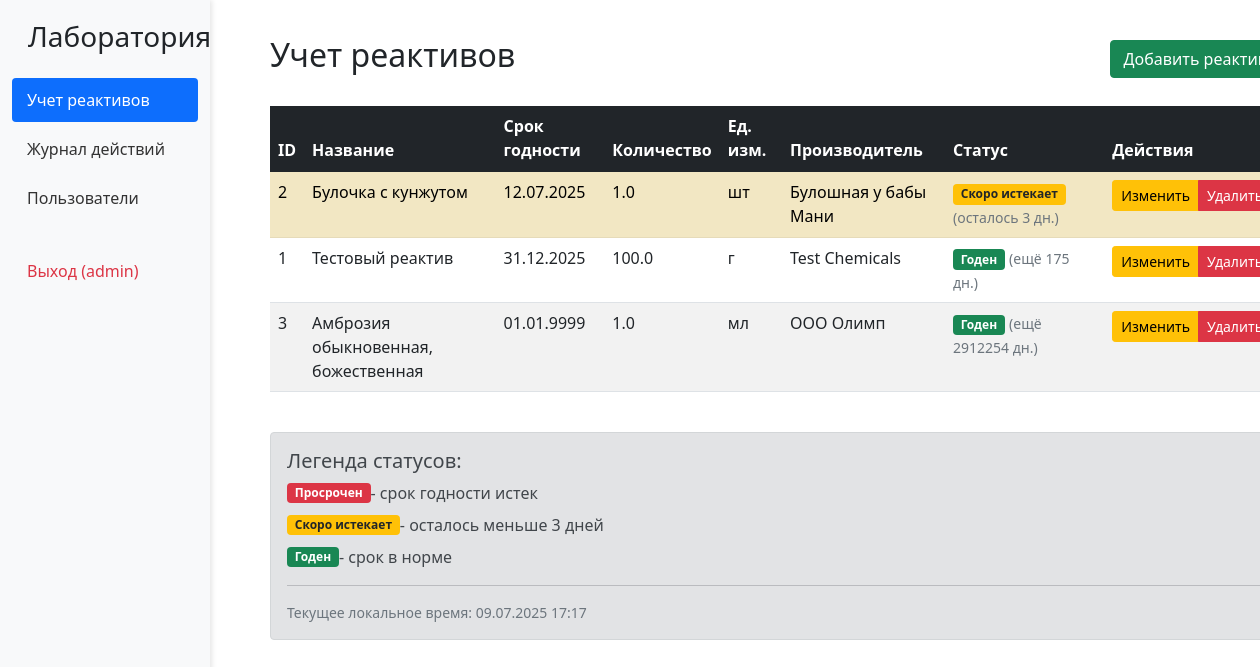
The page /reagents (signed in) on the database its author committed.
### app.py (models this page shows, shortened)
class User(db.Model):
    id = db.Column(db.Integer, primary_key=True)
    username = db.Column(db.String(80), unique=True, nullable=False)
    password = db.Column(db.String(120), nullable=False)
    is_admin = db.Column(db.Boolean, default=False)

class Reagent(db.Model):
    id = db.Column(db.Integer, primary_key=True)
    name = db.Column(db.String(100), nullable=False)
    expiry_date = db.Column(db.DateTime, nullable=False)
    quantity = db.Column(db.Float, nullable=False)
    unit = db.Column(db.String(20), nullable=False)
    purity = db.Column(db.String(50))
    standard = db.Column(db.String(50))
    method = db.Column(db.String(50))
    batch_number = db.Column(db.String(50))
    production_date = db.Column(db.DateTime)
    arrival_date = db.Column(db.DateTime, default=datetime.utcnow)
    manufacturer = db.Column(db.String(100))
    warning_period = db.Column(db.Integer)  # в днях

### app.py (the view)
@app.route('/reagents')
def reagents():
    if 'user_id' not in session:
        return redirect(url_for('login'))
    local_tz = pytz.timezone('Europe/Moscow')
    utc = pytz.utc
    all_reagents = Reagent.query.order_by(Reagent.expiry_date).all()
    now_local = datetime.now(local_tz)
    return render_template('reagents.html',
                         reagents=all_reagents,
                         now_local=now_local,
                         local_tz=local_tz,
                         utc=utc)

### app.py (called while the page is built)
@app.before_request
def before_request():
    g.current_user = None
    if 'user_id' in session:
        g.current_user = User.query.get(session['user_id'])

### templates/reagents.html (shortened to what this page needs)
{% extends 'base.html' %}
{% block content %}
<div class="d-flex justify-content-between align-items-center mb-4">
    <h2>Учет реактивов</h2>
    <a href="{{ url_for('add_reagent') }}" class="btn btn-success">
         Добавить реактив
    </a>
</div>
{% if reagents %}
<div class="table-responsive">
    <table class="table table-striped table-hover">
        <thead class="table-dark">
            <tr>
                <th>ID</th>
                <th>Название</th>
                <th>Срок годности</th>
                <th>Количество</th>
                <th>Ед. изм.</th>
                <th>Производитель</th>
                <th>Статус</th>
                <th>Действия</th>
            </tr>
        </thead>
        <tbody>
            {% for reagent in reagents %}
            {% set current_local_time = now_local %}
            {% set expiry_local = reagent.expiry_date.replace(tzinfo=utc).astimezone(local_tz) %}
            {% set days_left = (expiry_local.date() - current_local_time.date()).days %}
            <tr class="
                {% if days_left < 0 %}table-danger
                {% elif days_left <= reagent.warning_period %}table-warning
                {% endif %}">
                <td>{{ reagent.id }}</td>
                <td>{{ reagent.name }}</td>
                <td>{{ expiry_local.strftime('%d.%m.%Y') }}</td>
                <td>{{ reagent.quantity }}</td>
                <td>{{ reagent.unit }}</td>
                <td>{{ reagent.manufacturer }}</td>
                <td>
                    {% if days_left < 0 %}
                        <span class="badge bg-danger">Просрочен</span>
                        <small class="text-muted">({{ -days_left }} дн. назад)</small>
                    {% elif days_left <= reagent.warning_period %}
                        <span class="badge bg-warning text-dark">Скоро истекает</span>
                        <small class="text-muted">(осталось {{ days_left }} дн.)</small>
                    {% else %}
                        <span class="badge bg-success">Годен</span>
                        <small class="text-muted">(ещё {{ days_left }} дн.)</small>
                    {% endif %}
                </td>
                <td>
                    <div class="btn-group btn-group-sm">
                        <a href="{{ url_for('edit_reagent', id=reagent.id) }}"
                           class="btn btn-warning">
                             Изменить
                        </a>
                        <a href="{{ url_for('delete_reagent', id=reagent.id) }}"
                           class="btn btn-danger"
                           onclick="return confirm('Удалить реактив {{ reagent.name }}?')">
                             Удалить
                        </a>
                    </div>
                </td>
            </tr>
            {% endfor %}
        </tbody>
    </table>
</div>
{% else %}
<div class="alert alert-info">
    Нет реактивов в базе данных. <a href="{{ url_for('add_reagent') }}" class="alert-link">Добавить первый реактив</a>
</div>
{% endif %}
<div class="alert alert-secondary mt-4">
    <h5 class="alert-heading">Легенда статусов:</h5>
    <div class="d-flex align-items-center mb-2">
        <span class="badge bg-danger">Просрочен</span>
        <span> - срок годности истек</span>
    </div>
    <div class="d-flex align-items-center mb-2">
        <span class="badge bg-warning text-dark">Скоро истекает</span>
        <span> - осталось меньше {{ reagents[0].warning_period if reagents else 30 }} дней</span>
    </div>
    <div class="d-flex align-items-center">
        <span class="badge bg-success">Годен</span>
        <span> - срок в норме</span>
    </div>
    <hr>
    <p class="mb-0 small text-muted">Текущее локальное время: {{ now_local.strftime('%d.%m.%Y %H:%M') }}</p>
</div>
{% endblock %}

### templates/base.html (shortened to what this page needs)
{% set current_user = g.get('current_user') %}
<!DOCTYPE html>
<html lang="ru">
<head>
    <link href="https://cdn.jsdelivr.net/npm/bootstrap@5.1.3/dist/css/bootstrap.min.css" rel="stylesheet">
</head>
<body>
    <div class="container-fluid">
        <div class="row">
            <div class="col-md-2 sidebar">
                <h3 class="ms-3">Лаборатория</h3>
                <ul class="nav flex-column mt-4">
                    <li class="nav-item">
                        <a class="nav-link {% if request.endpoint == 'reagents' %}active{% endif %}"
                           href="{{ url_for('reagents') }}">
                            Учет реактивов
                        </a>
                    </li>
                    {% if current_user.is_admin %}
                    <li class="nav-item">
                        <a class="nav-link {% if request.endpoint == 'action_log' %}active{% endif %}"
                           href="{{ url_for('action_log') }}">
                            Журнал действий
                        </a>
                    </li>
                    {% endif %}
                    <li class="nav-item">
                        <a class="nav-link {% if request.endpoint == 'users' %}active{% endif %}"
                           href="{{ url_for('users') }}">
                            Пользователи
                        </a>
                    </li>
                    <li class="nav-item mt-4">
                        <a class="nav-link text-danger" href="{{ url_for('logout') }}">
                            Выход ({{ session['username'] }})
                        </a>
                    </li>
                </ul>
            </div>
            <div class="col-md-10 main-content">
                <div class="mt-3">
                    {% block content %}{% endblock %}
                </div>
            </div>
        </div>
    </div>
</body>
</html>

### templates/base.html (style rules this page uses)
.sidebar { background-color: #f8f9fa; height: 100vh; position: fixed; padding-top: 20px; box-shadow: 2px 0 5px rgba(0,0,0,0.1); }
.main-content { margin-left: 250px; padding: 20px; }
.nav-link { padding: 10px 15px; color: #333; border-radius: 4px; margin-bottom: 5px; }
.nav-link.active { background-color: #0d6efd; color: white !important; }

### rows shown on the page
User: username "admin"
Reagent: id "2", name "Булочка с кунжутом", strftime "12.07.2025", quantity "1.0", unit "шт", manufacturer "Булошная у бабы Мани", warning_period "3"
Reagent: id "1", name "Тестовый реактив", strftime "31.12.2025", quantity "100.0", unit "г", manufacturer "Test Chemicals"
Reagent: id "3", name "Амброзия обыкновенная, божественная", strftime "01.01.9999", quantity "1.0", unit "мл", manufacturer "ООО Олимп"
